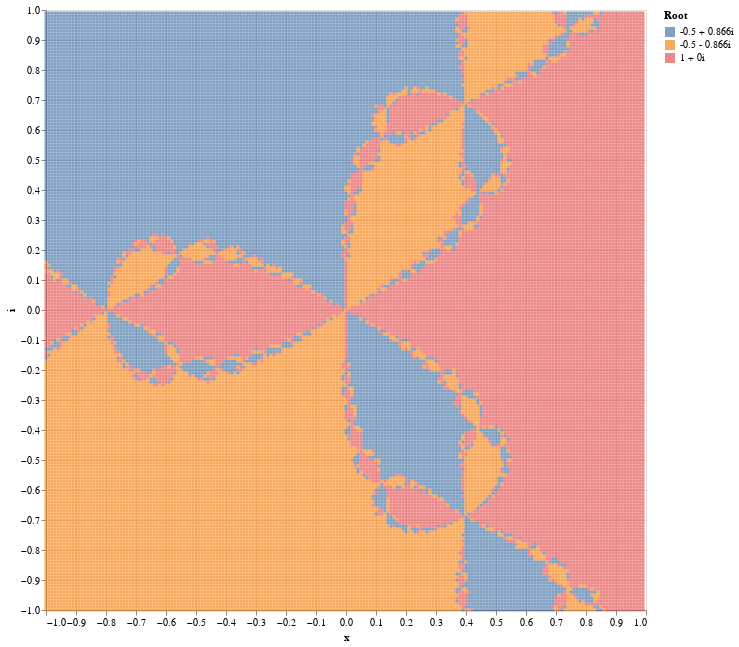

Write notebook code for a chart like this one.
### Markdown cell above
# Part III. Newton's fractal.

(Not graded). 

Consider the equation

$$
x^3 = 1
$$

It has three solutions in the complex plane, $x_k = \exp(i\, 2\pi k/ 3)$, $k = 0, 1, 2$.

The Newton's iterations converge to one of these solutions, depending on the starting point in the complex plane (to converge to a complex-valued solution, the iteration needs a complex-valued starting point).

Plot the \emph{basins of attraction} of these roots on the complex plane of $x$ (i.e., on the plane $\mathrm{Re}x$ -- $\mathrm{Im}x$). To this end, make a series of calculations, varying the initial conditions on a grid of points. 
Color the grid in three colors, according to the root, to which iterations converged.

### Code cell
import cmath

# Define the equation and its derivative
def h(x):
    return pow(x,3.0) - 1.0
def hder(x):
    return 3.0*pow(x,2.0)

# Returns the a root if the input is very close to that root
roots = [0.0,1.0,2.0]
roots = list(map(lambda k: cmath.exp(1j*2.0*np.pi*k/3.0), roots))
rootNames = {0 : "1 + 0i",
             1 : "-0.5 + 0.866i",
             2 : "-0.5 - 0.866i"}
def isRoot(z):
    for i in range(0,3):
        if (abs(roots[i]-z) < 1e-7):
            return rootNames[i]
    return "No convergence"


# Initialize a grid of values
x = np.arange(-1,1,0.01)
y = np.arange(-1,1,0.01)
rPart, iPart = np.meshgrid(x, y)

# Returns the basin of attraction for given real and imaginary part
def getBasin(r,i):
    z = complex(r,i)
    return isRoot(newton_iteration(h, hder, z, 1e-8)[0])
# Vectorize this function and apply it to our grid
vectorGetBasin = np.vectorize(getBasin)
basins = vectorGetBasin(rPart, iPart)

# Convert this grid to columnar data expected by Altair
df4 = pd.DataFrame({'x': rPart.ravel(),
                     'i': iPart.ravel(),
                     'Root': basins.ravel()})

# Plot this data (warning, may be slow)
alt.data_transformers.disable_max_rows()
w = 600
h = w
s = pow(w/len(rPart),2)

alt.Chart(df4).mark_square(size=s).encode(
    x='x:Q',
    y='i:Q',
    color='Root:N'
).properties(
    width=w,
    height=h
)

### Figure 1 — Vega-Lite specification as saved in the notebook (floating-point values rounded to 4 significant figures; data arrays with more than 128 entries replaced by an {"elided": "..."} marker saying what was removed)
{"config": {"view": {"continuousWidth": 400, "continuousHeight": 300}}, "data": {"name": "data-95a69d2d0ca1f843cabdcbf0d1760146"}, "mark": {"type": "square", "size": 9.0}, "encoding": {"color": {"type": "nominal", "field": "Root"}, "x": {"type": "quantitative", "field": "x"}, "y": {"type": "quantitative", "field": "i"}}, "height": 600, "width": 600, "$schema": "https://vega.github.io/schema/vega-lite/v4.8.1.json", "datasets": {"data-95a69d2d0ca1f843cabdcbf0d1760146": {"elided": "40000 records"}}}
